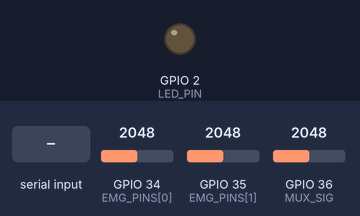
A sketch run on a simulated ESP32. On the bench: output pins drawn as LEDs (lit = HIGH). The test bench sets the inputs (shaded band); at power-on: GPIO 34 (EMG_PINS[0]) = 2048, GPIO 35 (EMG_PINS[1]) = 2048, GPIO 36 (MUX_SIG) = 2048 (analog values on the 0–4095 scale). Pins used as bus, display or sensor lines are not drawn; what the sketch prints to the serial monitor is not drawn.

Above: at 1.2 s.
1.3 s: "C" received over Serial
At 1.6 s:
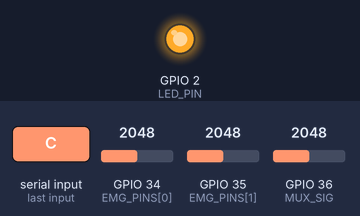
2.8 s: "O" received over Serial
At 3.9 s:
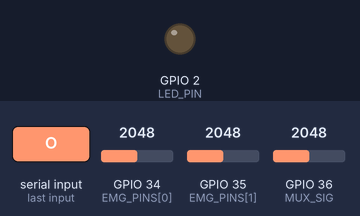
Timing chart, 0 to 5.8 s (numbered marks = the images above; inputs shaded):
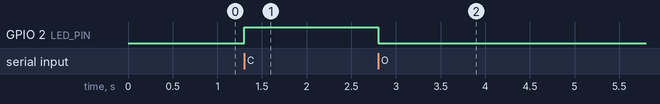

The sketch:

esp32_band.ino
```cpp
/*
  MyoTrainer sensor band firmware (ESP32 DevKit).

  Inputs
    EMG 1 (flexor side)   -> GPIO34  (DFRobot/OYMotion Gravity analog EMG, 0-3 V, 1.5 V reference)
    EMG 2 (extensor side) -> GPIO35
    16 FSR via CD74HC4067 multiplexer:
      SIG -> GPIO36 (VP), S0..S3 -> GPIO25, 26, 27, 14, EN -> GND
      each FSR: 3V3 -> FSR -> SIG node, and 10 kOhm from SIG node to GND (voltage divider)
  Output (USB serial, 921600 baud, text lines)
    E,<ms>,<emg1>,<emg2>          every 1 ms  (1 kHz)
    F,<ms>,<f0>,...,<f15>         every 10 ms (100 Hz)
  Input (single characters from the PC, used for latency measurement with a camera)
    'C' -> LED on (hand closed), 'O','R','P' -> LED off
  Only ADC1 pins are used so that Wi-Fi/Bluetooth can be added later for home use.
*/

const int EMG_PINS[2] = {34, 35};
const int MUX_SIG = 36;
const int MUX_S[4] = {25, 26, 27, 14};
const int LED_PIN = 2;

const uint32_t EMG_PERIOD_US = 1000;   // 1 kHz
const uint32_t FMG_EVERY_N = 10;       // FMG every 10 EMG samples -> 100 Hz

uint32_t nextTick = 0;
uint32_t tickCount = 0;

void setMux(int ch) {
  for (int b = 0; b < 4; b++) digitalWrite(MUX_S[b], (ch >> b) & 1);
}

void setup() {
  Serial.begin(921600);
  analogReadResolution(12);
  analogSetAttenuation(ADC_11db);      // full 0-3.3 V range
  for (int b = 0; b < 4; b++) pinMode(MUX_S[b], OUTPUT);
  pinMode(LED_PIN, OUTPUT);
  nextTick = micros();
}

void loop() {
  // commands from the PC (latency LED)
  while (Serial.available()) {
    char c = Serial.read();
    if (c == 'C') digitalWrite(LED_PIN, HIGH);
    else if (c == 'O' || c == 'R' || c == 'P') digitalWrite(LED_PIN, LOW);
  }

  uint32_t now = micros();
  if ((int32_t)(now - nextTick) < 0) return;
  nextTick += EMG_PERIOD_US;
  uint32_t ms = millis();

  int e1 = analogRead(EMG_PINS[0]);
  int e2 = analogRead(EMG_PINS[1]);
  Serial.printf("E,%lu,%d,%d\n", (unsigned long)ms, e1, e2);

  if (++tickCount % FMG_EVERY_N == 0) {
    char buf[160];
    int n = snprintf(buf, sizeof(buf), "F,%lu", (unsigned long)ms);
    for (int ch = 0; ch < 16; ch++) {
      setMux(ch);
      delayMicroseconds(5);            // let the mux settle
      n += snprintf(buf + n, sizeof(buf) - n, ",%d", analogRead(MUX_SIG));
    }
    Serial.println(buf);
  }
}
```

Measured:
- after the input at 1.3 s, GPIO 2 (LED_PIN): LOW → HIGH at once
- after the input at 2.8 s, GPIO 2 (LED_PIN): HIGH → LOW at once
